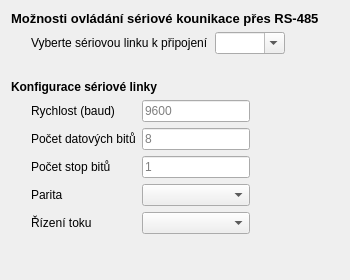
<?xml version="1.0" encoding="UTF-8"?>
<ui version="4.0">
 <class>TerminalTab</class>
 <widget class="QWidget" name="TerminalTab">
  <property name="geometry">
   <rect>
    <x>0</x>
    <y>0</y>
    <width>350</width>
    <height>280</height>
   </rect>
  </property>
  <property name="maximumSize">
   <size>
    <width>450</width>
    <height>450</height>
   </size>
  </property>
  <property name="windowTitle">
   <string>Form</string>
  </property>
  <layout class="QVBoxLayout" name="verticalLayout">
   <item>
    <widget class="QLabel" name="label_serialCom">
     <property name="font">
      <font>
       <pointsize>10</pointsize>
       <bold>true</bold>
      </font>
     </property>
     <property name="text">
      <string>Možnosti ovládání sériové kounikace přes RS-485</string>
     </property>
     <property name="textFormat">
      <enum>Qt::PlainText</enum>
     </property>
    </widget>
   </item>
   <item>
    <layout class="QGridLayout" name="gridLayout_2">
     <property name="leftMargin">
      <number>20</number>
     </property>
     <item row="0" column="1">
      <widget class="QComboBox" name="comboBox">
       <property name="minimumSize">
        <size>
         <width>70</width>
         <height>0</height>
        </size>
       </property>
       <property name="editable">
        <bool>true</bool>
       </property>
       <property name="currentText">
        <string/>
       </property>
       <property name="placeholderText">
        <string>COM1</string>
       </property>
       <item>
        <property name="text">
         <string>COM1</string>
        </property>
       </item>
       <item>
        <property name="text">
         <string>COM2</string>
        </property>
       </item>
       <item>
        <property name="text">
         <string>COM3</string>
        </property>
       </item>
       <item>
        <property name="text">
         <string>COM4</string>
        </property>
       </item>
       <item>
        <property name="text">
         <string>COM5</string>
        </property>
       </item>
       <item>
        <property name="text">
         <string>COM6</string>
        </property>
       </item>
       <item>
        <property name="text">
         <string>COM7</string>
        </property>
       </item>
       <item>
        <property name="text">
         <string>COM8</string>
        </property>
       </item>
       <item>
        <property name="text">
         <string>COM9</string>
        </property>
       </item>
      </widget>
     </item>
     <item row="0" column="2">
      <spacer name="horizontalSpacer_2">
       <property name="orientation">
        <enum>Qt::Horizontal</enum>
       </property>
       <property name="sizeHint" stdset="0">
        <size>
         <width>40</width>
         <height>20</height>
        </size>
       </property>
      </spacer>
     </item>
     <item row="0" column="0">
      <widget class="QLabel" name="setSerialCom">
       <property name="text">
        <string>Vyberte sériovou linku k připojení</string>
       </property>
       <property name="buddy">
        <cstring>comboBox</cstring>
       </property>
      </widget>
     </item>
    </layout>
   </item>
   <item>
    <spacer name="verticalSpacer">
     <property name="orientation">
      <enum>Qt::Vertical</enum>
     </property>
     <property name="sizeType">
      <enum>QSizePolicy::Fixed</enum>
     </property>
     <property name="sizeHint" stdset="0">
      <size>
       <width>20</width>
       <height>20</height>
      </size>
     </property>
    </spacer>
   </item>
   <item>
    <widget class="QLabel" name="label_serialComConfig">
     <property name="font">
      <font>
       <bold>true</bold>
      </font>
     </property>
     <property name="text">
      <string>Konfigurace sériové linky</string>
     </property>
     <property name="margin">
      <number>0</number>
     </property>
    </widget>
   </item>
   <item>
    <layout class="QGridLayout" name="gridLayout">
     <property name="leftMargin">
      <number>20</number>
     </property>
     <item row="0" column="1">
      <widget class="QLineEdit" name="lineEdit_baud">
       <property name="minimumSize">
        <size>
         <width>100</width>
         <height>0</height>
        </size>
       </property>
       <property name="maximumSize">
        <size>
         <width>150</width>
         <height>25</height>
        </size>
       </property>
       <property name="maxLength">
        <number>8</number>
       </property>
       <property name="placeholderText">
        <string>9600</string>
       </property>
      </widget>
     </item>
     <item row="4" column="0">
      <widget class="QLabel" name="label_flowCtrl">
       <property name="text">
        <string>Řízení toku</string>
       </property>
       <property name="buddy">
        <cstring>comboBox_3</cstring>
       </property>
      </widget>
     </item>
     <item row="3" column="0">
      <widget class="QLabel" name="label_parity">
       <property name="text">
        <string>Parita</string>
       </property>
       <property name="buddy">
        <cstring>comboBox_2</cstring>
       </property>
      </widget>
     </item>
     <item row="4" column="1">
      <widget class="QComboBox" name="comboBox_3">
       <property name="minimumSize">
        <size>
         <width>100</width>
         <height>0</height>
        </size>
       </property>
       <property name="maximumSize">
        <size>
         <width>150</width>
         <height>16777215</height>
        </size>
       </property>
       <property name="currentText">
        <string/>
       </property>
       <property name="placeholderText">
        <string>Žádné</string>
       </property>
       <item>
        <property name="text">
         <string>Žádné</string>
        </property>
       </item>
       <item>
        <property name="text">
         <string>XON/XOFF</string>
        </property>
       </item>
       <item>
        <property name="text">
         <string>RTS/CTS</string>
        </property>
       </item>
       <item>
        <property name="text">
         <string>DSR/DTR</string>
        </property>
       </item>
      </widget>
     </item>
     <item row="2" column="1">
      <widget class="QLineEdit" name="lineEdit_stopBitCount">
       <property name="minimumSize">
        <size>
         <width>100</width>
         <height>0</height>
        </size>
       </property>
       <property name="maximumSize">
        <size>
         <width>150</width>
         <height>25</height>
        </size>
       </property>
       <property name="maxLength">
        <number>2</number>
       </property>
       <property name="placeholderText">
        <string>1</string>
       </property>
      </widget>
     </item>
     <item row="0" column="0">
      <widget class="QLabel" name="label_baud">
       <property name="text">
        <string>Rychlost (baud)</string>
       </property>
       <property name="buddy">
        <cstring>lineEdit_baud</cstring>
       </property>
      </widget>
     </item>
     <item row="1" column="1">
      <widget class="QLineEdit" name="lineEdit_dataBitCount">
       <property name="minimumSize">
        <size>
         <width>100</width>
         <height>0</height>
        </size>
       </property>
       <property name="maximumSize">
        <size>
         <width>150</width>
         <height>25</height>
        </size>
       </property>
       <property name="text">
        <string/>
       </property>
       <property name="maxLength">
        <number>2</number>
       </property>
       <property name="placeholderText">
        <string>8</string>
       </property>
      </widget>
     </item>
     <item row="1" column="0">
      <widget class="QLabel" name="label_dataBitCount">
       <property name="text">
        <string>Počet datových bitů</string>
       </property>
       <property name="buddy">
        <cstring>lineEdit_dataBitCount</cstring>
       </property>
      </widget>
     </item>
     <item row="2" column="0">
      <widget class="QLabel" name="label_stopBitCount">
       <property name="text">
        <string>Počet stop bitů</string>
       </property>
       <property name="buddy">
        <cstring>lineEdit_stopBitCount</cstring>
       </property>
      </widget>
     </item>
     <item row="3" column="1">
      <widget class="QComboBox" name="comboBox_2">
       <property name="minimumSize">
        <size>
         <width>100</width>
         <height>0</height>
        </size>
       </property>
       <property name="maximumSize">
        <size>
         <width>150</width>
         <height>16777215</height>
        </size>
       </property>
       <property name="currentText">
        <string/>
       </property>
       <property name="placeholderText">
        <string>Žádná</string>
       </property>
       <item>
        <property name="text">
         <string>Žádná</string>
        </property>
       </item>
       <item>
        <property name="text">
         <string>Lichá</string>
        </property>
       </item>
       <item>
        <property name="text">
         <string>Sudá</string>
        </property>
       </item>
      </widget>
     </item>
     <item row="0" column="2">
      <spacer name="horizontalSpacer">
       <property name="orientation">
        <enum>Qt::Horizontal</enum>
       </property>
       <property name="sizeHint" stdset="0">
        <size>
         <width>40</width>
         <height>20</height>
        </size>
       </property>
      </spacer>
     </item>
    </layout>
   </item>
   <item>
    <spacer name="verticalSpacer_2">
     <property name="orientation">
      <enum>Qt::Vertical</enum>
     </property>
     <property name="sizeHint" stdset="0">
      <size>
       <width>20</width>
       <height>40</height>
      </size>
     </property>
    </spacer>
   </item>
  </layout>
 </widget>
 <tabstops>
  <tabstop>lineEdit_baud</tabstop>
  <tabstop>lineEdit_dataBitCount</tabstop>
  <tabstop>lineEdit_stopBitCount</tabstop>
  <tabstop>comboBox_2</tabstop>
  <tabstop>comboBox_3</tabstop>
 </tabstops>
 <resources/>
 <connections/>
</ui>
